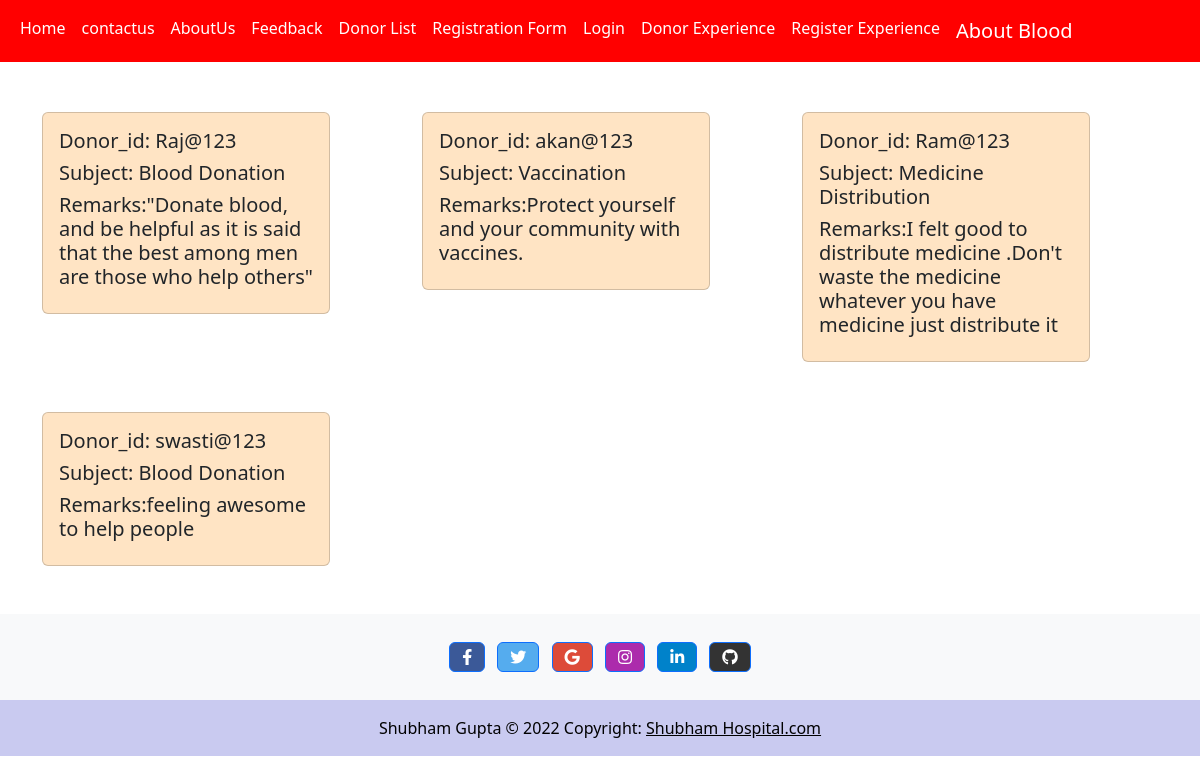
The app's page /experience/ with its own data.
### appportal/models.py (models this page shows)
class Experience(models.Model):
    Doner_id=models.CharField(max_length=20)
    Subject=models.CharField(max_length=30)
    Remarks=models.CharField(max_length=200)
    Date=models.DateField(default=timezone.now)

### appportal/views.py (the view)
# urls.py: path("experience/",views.experience,name="experience"),
def experience(request):
    donor_objects=Experience.objects.all()#it returns queryset
    donor_dict={
        "donor_data":donor_objects
    }
    return render(request,'experience.html',donor_dict)

### templates/experience.html (shortened to what this page needs)
<html lang="en">
  {% load static %}
<head>
    <link href="https://cdn.jsdelivr.net/npm/bootstrap@5.2.0-beta1/dist/css/bootstrap.min.css" rel="stylesheet">
    <link rel="stylesheet" href="https://cdnjs.cloudflare.com/ajax/libs/font-awesome/5.15.4/css/all.min.css" />
</head>
<body>
    {% include 'navbar.html'%}
  <div class="container">
    <div class="row">
      {% for ev in donor_data %}
      <div class="col-4">
        <div class="card" style="width: 18rem;background-color:bisque;margin-top:50px">
          <div class="card-body">
            <h5 class="card-title">Donor_id: {{ev.Doner_id}}</h5>
            <h5 class="card-title">Subject: {{ev.Subject}}</h5>
            <h5 class="card-title">Remarks:{{ev.Remarks}}</h5>
          </div>
        </div>
      </div>
    {%endfor%}
    </div>
   </div>
    <link href="https://cdn.jsdelivr.net/npm/bootstrap@5.2.0-beta1/dist/css/bootstrap.min.css" rel="stylesheet">
    <link rel="stylesheet" href="https://cdnjs.cloudflare.com/ajax/libs/font-awesome/5.15.4/css/all.min.css" />
    {% include 'footer.html'%}

### records on screen
Experience: Doner_id "Raj@123", Subject "Blood Donation", Remarks "\"Donate blood, and be helpful as it is said that the best among men are those who help others\""
Experience: Doner_id "akan@123", Subject "Vaccination", Remarks "Protect yourself and your community with vaccines."
Experience: Doner_id "Ram@123", Subject "Medicine Distribution", Remarks "I felt good to distribute medicine .Don't waste the medicine whatever you have medicine just distribute it"
Experience: Doner_id "swasti@123", Subject "Blood Donation", Remarks "feeling awesome to help people"
